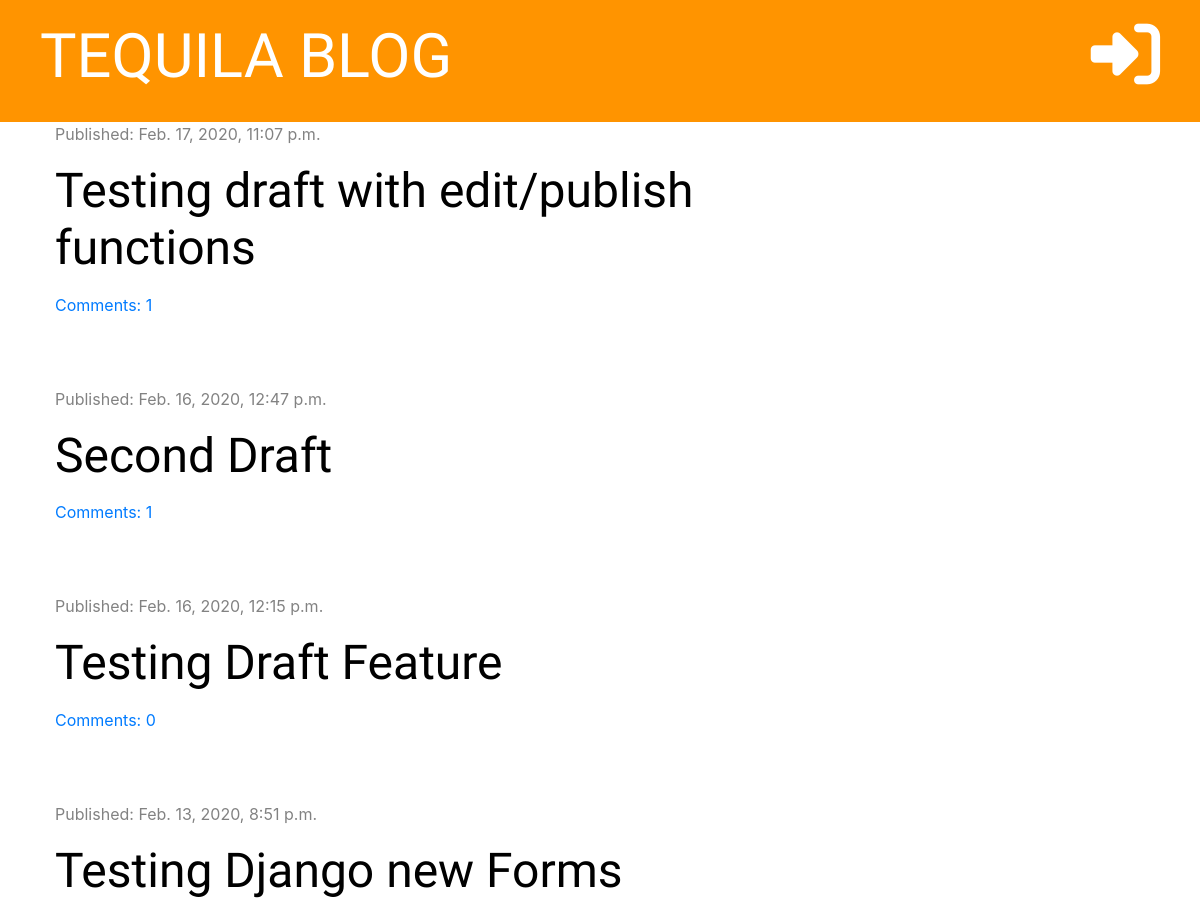
/ (upper part), run on an earlier commit of the app's database.
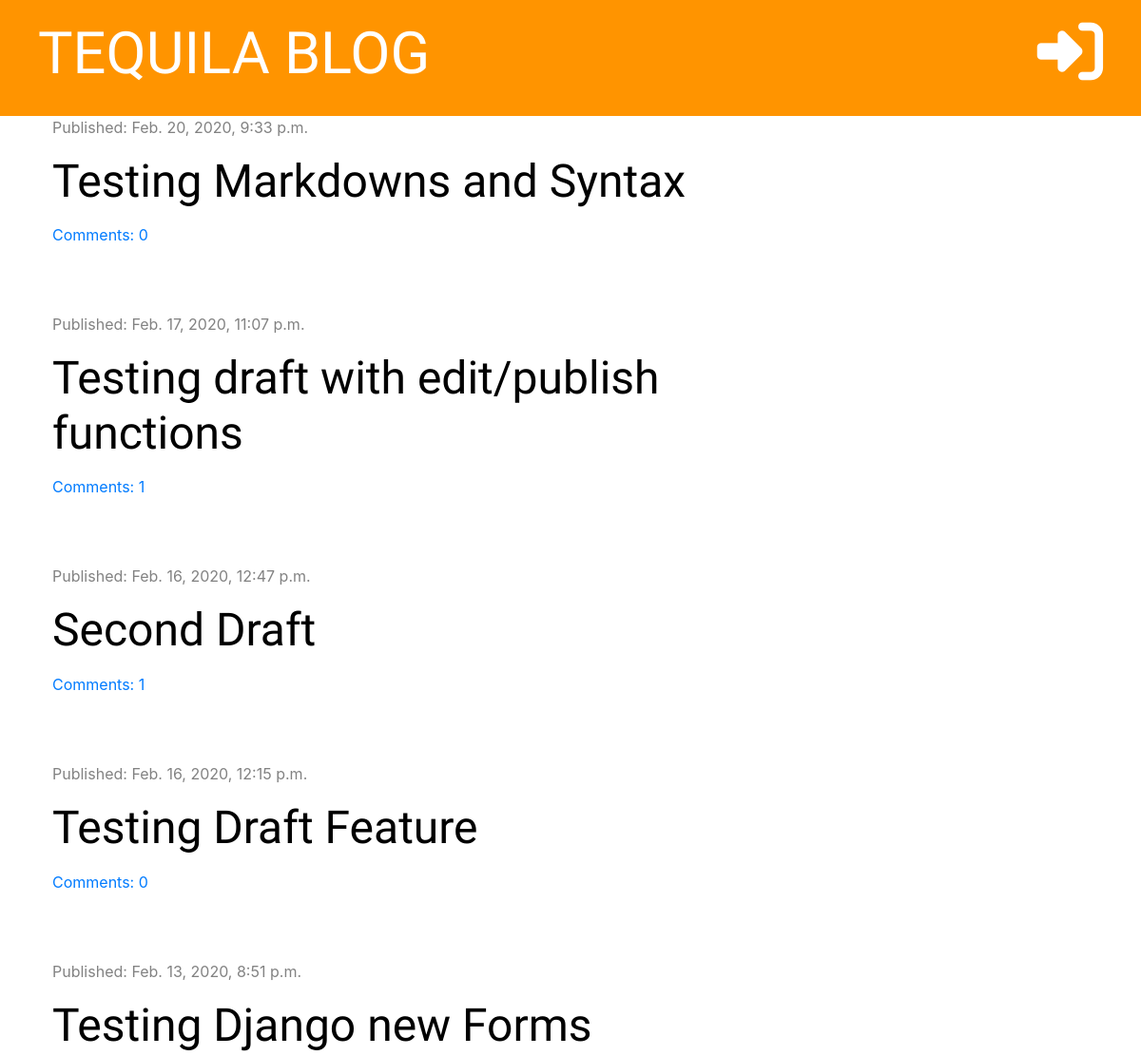
And on a later commit of the database.
### blog/models.py (models this page shows, shortened)
class Post(models.Model):
    author = models.ForeignKey('auth.User', on_delete=models.CASCADE)
    title = models.CharField(max_length=200)
    text = models.TextField()
    created_date = models.DateTimeField(default=timezone.now)
    published_date = models.DateTimeField(blank=True, null=True)
    def approved_comments(self):
        return self.comments.filter(approved=True)

### blog/views.py (the view)
# urls.py: path('', views.post_list, name='post_list'),
def post_list(request):
    posts = Post.objects.filter(published_date__lte=timezone.now()).order_by('-published_date')
    stuff_for_frontend = {'posts':posts}
    return render(request, 'blog/post_list.html', stuff_for_frontend)

### blog/templatetags/markdownify.py (called while the page is built)
@register.filter
def markdown(value):
    renderer = HighlightRenderer()
    markdown = mistune.Markdown(renderer=renderer)
    return markdown(value)

### blog/templates/blog/post_list.html (shortened to what this page needs)
{% extends 'blog/base.html' %}
{% load markdownify %}
{% block content %}
        {% for post in posts %}
                <div class="post">
                      <div class="date">
                            <p>Published: {{ post.published_date }}</p>
                      </div>
                      <h1><a href="{% url 'post_detail' pk=post.pk %}">{{ post.title }}</a></h1>
                      <a href="{% url 'post_detail' pk=post.pk %}">Comments: {{ post.approved_comments.count }}</a>
                </div>
        {% endfor %}
{% endblock %}

What changed in the data, as far as the page shows it:
added Post: published_date "Feb. 20, 2020, 9:33 p.m.", title "Testing Markdowns and Syntax", approved_comments.count "0"
